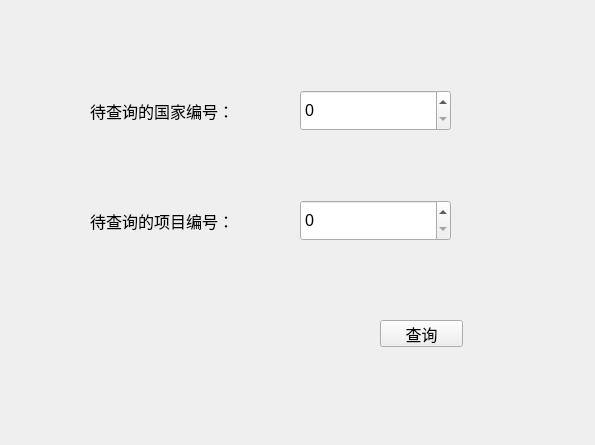
<?xml version="1.0" encoding="UTF-8"?>
<ui version="4.0">
 <class>ChildSearchWindow</class>
 <widget class="QWidget" name="ChildSearchWindow">
  <property name="geometry">
   <rect>
    <x>0</x>
    <y>0</y>
    <width>595</width>
    <height>445</height>
   </rect>
  </property>
  <property name="font">
   <font>
    <pointsize>12</pointsize>
   </font>
  </property>
  <property name="windowTitle">
   <string>SearchGuide</string>
  </property>
  <widget class="QLabel" name="labelCountry">
   <property name="geometry">
    <rect>
     <x>90</x>
     <y>70</y>
     <width>181</width>
     <height>81</height>
    </rect>
   </property>
   <property name="text">
    <string>待查询的国家编号：</string>
   </property>
  </widget>
  <widget class="QSpinBox" name="spinBoxCountry">
   <property name="geometry">
    <rect>
     <x>300</x>
     <y>90</y>
     <width>151</width>
     <height>41</height>
    </rect>
   </property>
   <property name="maximum">
    <number>300</number>
   </property>
  </widget>
  <widget class="QLabel" name="labelEvent">
   <property name="geometry">
    <rect>
     <x>90</x>
     <y>180</y>
     <width>181</width>
     <height>81</height>
    </rect>
   </property>
   <property name="text">
    <string>待查询的项目编号：</string>
   </property>
  </widget>
  <widget class="QSpinBox" name="spinBoxEvent">
   <property name="geometry">
    <rect>
     <x>300</x>
     <y>200</y>
     <width>151</width>
     <height>41</height>
    </rect>
   </property>
   <property name="maximum">
    <number>400</number>
   </property>
  </widget>
  <widget class="QPushButton" name="pushButton">
   <property name="geometry">
    <rect>
     <x>380</x>
     <y>320</y>
     <width>83</width>
     <height>27</height>
    </rect>
   </property>
   <property name="text">
    <string>查询</string>
   </property>
  </widget>
 </widget>
 <resources/>
 <connections/>
</ui>
